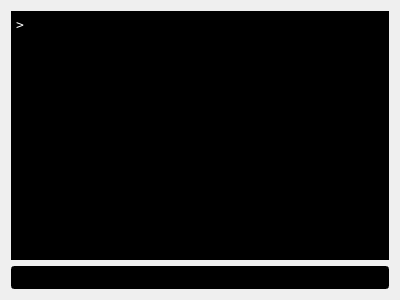
<?xml version="1.0" encoding="UTF-8"?>
<ui version="4.0">
 <class>ConsoleWidget</class>
 <widget class="QWidget" name="ConsoleWidget">
  <property name="geometry">
   <rect>
    <x>0</x>
    <y>0</y>
    <width>400</width>
    <height>300</height>
   </rect>
  </property>
  <property name="windowTitle">
   <string>Form</string>
  </property>
  <property name="autoFillBackground">
   <bool>false</bool>
  </property>
  <layout class="QVBoxLayout" name="verticalLayout">
   <item>
    <widget class="QTextBrowser" name="textBrowserWidget">
     <property name="font">
      <font>
       <family>DejaVu Sans Mono</family>
       <kerning>false</kerning>
      </font>
     </property>
     <property name="autoFillBackground">
      <bool>false</bool>
     </property>
     <property name="styleSheet">
      <string notr="true">background-color: black;
color: white;</string>
     </property>
     <property name="html">
      <string>&lt;!DOCTYPE HTML PUBLIC &quot;-//W3C//DTD HTML 4.0//EN&quot; &quot;http://www.w3.org/TR/REC-html40/strict.dtd&quot;&gt;
&lt;html&gt;&lt;head&gt;&lt;meta name=&quot;qrichtext&quot; content=&quot;1&quot; /&gt;&lt;style type=&quot;text/css&quot;&gt;
p, li { white-space: pre-wrap; }
&lt;/style&gt;&lt;/head&gt;&lt;body style=&quot; font-family:'DejaVu Sans Mono'; font-size:8.25pt; font-weight:400; font-style:normal;&quot;&gt;
&lt;p style=&quot; margin-top:0px; margin-bottom:0px; margin-left:0px; margin-right:0px; -qt-block-indent:0; text-indent:0px;&quot;&gt;&lt;span style=&quot; font-size:10pt;&quot;&gt;&amp;gt; &lt;/span&gt;&lt;/p&gt;&lt;/body&gt;&lt;/html&gt;</string>
     </property>
     <property name="acceptRichText">
      <bool>false</bool>
     </property>
     <property name="textInteractionFlags">
      <set>Qt::TextSelectableByMouse</set>
     </property>
    </widget>
   </item>
   <item>
    <widget class="QLineEdit" name="lineEditWidget">
     <property name="font">
      <font>
       <family>DejaVu Sans Mono</family>
       <kerning>false</kerning>
      </font>
     </property>
     <property name="styleSheet">
      <string notr="true">background-color: black;
color: white;</string>
     </property>
    </widget>
   </item>
  </layout>
 </widget>
 <resources/>
 <connections/>
</ui>
